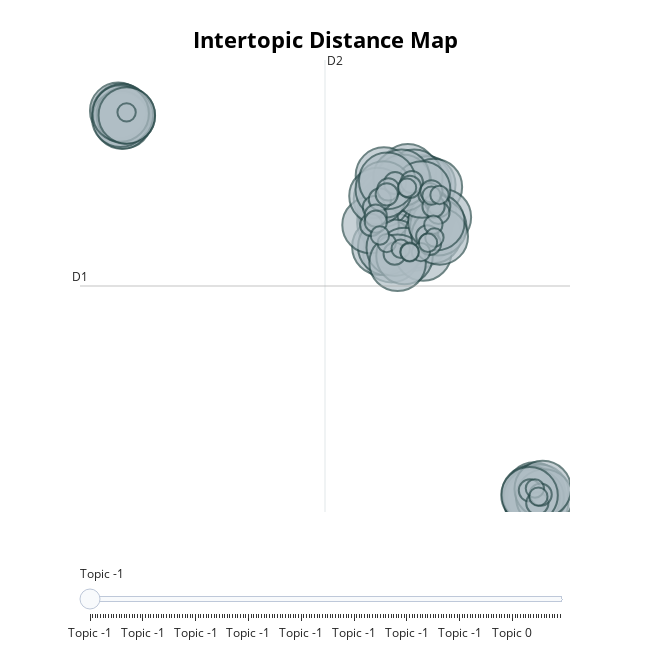

Here is the notebook cell this chart was saved with:
### Code cell
topic_model.visualize_topics(topics)

### Figure 1 — Plotly figure (JSON) as saved in the notebook; plotly's stock layout.template omitted (floating-point values rounded to 4 significant figures; data arrays with more than 128 entries replaced by an {"elided": "..."} marker saying what was removed)
{"data": [{"customdata": {"elided": "179x3 mixed values"}, "hovertemplate": "<b>Topic %{customdata[0]}</b><br>%{customdata[1]}<br>Size: %{customdata[2]}", "legendgroup": "", "marker": {"color": "#B0BEC5", "line": {"color": "DarkSlateGrey", "width": 2}, "size": {"elided": "179 int values"}, "sizemode": "area", "sizeref": 0.08875, "symbol": "circle"}, "mode": "markers", "name": "", "orientation": "v", "showlegend": false, "type": "scatter", "x": {"elided": "179 float values"}, "xaxis": "x", "y": {"elided": "179 float values"}, "yaxis": "y"}], "layout": {"annotations": [{"showarrow": false, "text": "D1", "x": -15.44, "y": 7.419, "yshift": 10}, {"showarrow": false, "text": "D2", "x": -2.534, "xshift": 10, "y": 17.66}], "height": 650, "hoverlabel": {"bgcolor": "white", "font": {"family": "Rockwell", "size": 16}}, "legend": {"itemsizing": "constant", "tracegroupgap": 0}, "margin": {"t": 60}, "shapes": [{"line": {"color": "#CFD8DC", "width": 2}, "type": "line", "x0": -2.534, "x1": -2.534, "y0": -2.826, "y1": 17.66}, {"line": {"color": "#9E9E9E", "width": 2}, "type": "line", "x0": -15.44, "x1": 10.37, "y0": 7.419, "y1": 7.419}], "sliders": [{"active": 0, "pad": {"t": 50}, "steps": [{"args": [{"marker.color": {"elided": "1x179 str values"}}], "label": "Topic -1", "method": "update"}, {"args": [{"marker.color": {"elided": "1x179 str values"}}], "label": "Topic -1", "method": "update"}, {"args": [{"marker.color": {"elided": "1x179 str values"}}], "label": "Topic -1", "method": "update"}, {"args": [{"marker.color": {"elided": "1x179 str values"}}], "label": "Topic -1", "method": "update"}, {"args": [{"marker.color": {"elided": "1x179 str values"}}], "label": "Topic -1", "method": "update"}, {"args": [{"marker.color": {"elided": "1x179 str values"}}], "label": "Topic -1", "method": "update"}, {"args": [{"marker.color": {"elided": "1x179 str values"}}], "label": "Topic -1", "method": "update"}, {"args": [{"marker.color": {"elided": "1x179 str values"}}], "label": "Topic -1", "method": "update"}, {"args": [{"marker.color": {"elided": "1x179 str values"}}], "label": "Topic -1", "method": "update"}, {"args": [{"marker.color": {"elided": "1x179 str values"}}], "label": "Topic -1", "method": "update"}, {"args": [{"marker.color": {"elided": "1x179 str values"}}], "label": "Topic -1", "method": "update"}, {"args": [{"marker.color": {"elided": "1x179 str values"}}], "label": "Topic -1", "method": "update"}, {"args": [{"marker.color": {"elided": "1x179 str values"}}], "label": "Topic -1", "method": "update"}, {"args": [{"marker.color": {"elided": "1x179 str values"}}], "label": "Topic -1", "method": "update"}, {"args": [{"marker.color": {"elided": "1x179 str values"}}], "label": "Topic -1", "method": "update"}, {"args": [{"marker.color": {"elided": "1x179 str values"}}], "label": "Topic -1", "method": "update"}, {"args": [{"marker.color": {"elided": "1x179 str values"}}], "label": "Topic -1", "method": "update"}, {"args": [{"marker.color": {"elided": "1x179 str values"}}], "label": "Topic -1", "method": "update"}, {"args": [{"marker.color": {"elided": "1x179 str values"}}], "label": "Topic -1", "method": "update"}, {"args": [{"marker.color": {"elided": "1x179 str values"}}], "label": "Topic -1", "method": "update"}, {"args": [{"marker.color": {"elided": "1x179 str values"}}], "label": "Topic -1", "method": "update"}, {"args": [{"marker.color": {"elided": "1x179 str values"}}], "label": "Topic -1", "method": "update"}, {"args": [{"marker.color": {"elided": "1x179 str values"}}], "label": "Topic -1", "method": "update"}, {"args": [{"marker.color": {"elided": "1x179 str values"}}], "label": "Topic -1", "method": "update"}, {"args": [{"marker.color": {"elided": "1x179 str values"}}], "label": "Topic -1", "method": "update"}, {"args": [{"marker.color": {"elided": "1x179 str values"}}], "label": "Topic -1", "method": "update"}, {"args": [{"marker.color": {"elided": "1x179 str values"}}], "label": "Topic -1", "method": "update"}, {"args": [{"marker.color": {"elided": "1x179 str values"}}], "label": "Topic -1", "method": "update"}, {"args": [{"marker.color": {"elided": "1x179 str values"}}], "label": "Topic -1", "method": "update"}, {"args": [{"marker.color": {"elided": "1x179 str values"}}], "label": "Topic -1", "method": "update"}, {"args": [{"marker.color": {"elided": "1x179 str values"}}], "label": "Topic -1", "method": "update"}, {"args": [{"marker.color": {"elided": "1x179 str values"}}], "label": "Topic -1", "method": "update"}, {"args": [{"marker.color": {"elided": "1x179 str values"}}], "label": "Topic -1", "method": "update"}, {"args": [{"marker.color": {"elided": "1x179 str values"}}], "label": "Topic -1", "method": "update"}, {"args": [{"marker.color": {"elided": "1x179 str values"}}], "label": "Topic -1", "method": "update"}, {"args": [{"marker.color": {"elided": "1x179 str values"}}], "label": "Topic -1", "method": "update"}, {"args": [{"marker.color": {"elided": "1x179 str values"}}], "label": "Topic -1", "method": "update"}, {"args": [{"marker.color": {"elided": "1x179 str values"}}], "label": "Topic -1", "method": "update"}, {"args": [{"marker.color": {"elided": "1x179 str values"}}], "label": "Topic -1", "method": "update"}, {"args": [{"marker.color": {"elided": "1x179 str values"}}], "label": "Topic -1", "method": "update"}, {"args": [{"marker.color": {"elided": "1x179 str values"}}], "label": "Topic -1", "method": "update"}, {"args": [{"marker.color": {"elided": "1x179 str values"}}], "label": "Topic -1", "method": "update"}, {"args": [{"marker.color": {"elided": "1x179 str values"}}], "label": "Topic -1", "method": "update"}, {"args": [{"marker.color": {"elided": "1x179 str values"}}], "label": "Topic -1", "method": "update"}, {"args": [{"marker.color": {"elided": "1x179 str values"}}], "label": "Topic -1", "method": "update"}, {"args": [{"marker.color": {"elided": "1x179 str values"}}], "label": "Topic -1", "method": "update"}, {"args": [{"marker.color": {"elided": "1x179 str values"}}], "label": "Topic -1", "method": "update"}, {"args": [{"marker.color": {"elided": "1x179 str values"}}], "label": "Topic -1", "method": "update"}, {"args": [{"marker.color": {"elided": "1x179 str values"}}], "label": "Topic -1", "method": "update"}, {"args": [{"marker.color": {"elided": "1x179 str values"}}], "label": "Topic -1", "method": "update"}, {"args": [{"marker.color": {"elided": "1x179 str values"}}], "label": "Topic -1", "method": "update"}, {"args": [{"marker.color": {"elided": "1x179 str values"}}], "label": "Topic -1", "method": "update"}, {"args": [{"marker.color": {"elided": "1x179 str values"}}], "label": "Topic -1", "method": "update"}, {"args": [{"marker.color": {"elided": "1x179 str values"}}], "label": "Topic -1", "method": "update"}, {"args": [{"marker.color": {"elided": "1x179 str values"}}], "label": "Topic -1", "method": "update"}, {"args": [{"marker.color": {"elided": "1x179 str values"}}], "label": "Topic -1", "method": "update"}, {"args": [{"marker.color": {"elided": "1x179 str values"}}], "label": "Topic -1", "method": "update"}, {"args": [{"marker.color": {"elided": "1x179 str values"}}], "label": "Topic -1", "method": "update"}, {"args": [{"marker.color": {"elided": "1x179 str values"}}], "label": "Topic -1", "method": "update"}, {"args": [{"marker.color": {"elided": "1x179 str values"}}], "label": "Topic -1", "method": "update"}, {"args": [{"marker.color": {"elided": "1x179 str values"}}], "label": "Topic -1", "method": "update"}, {"args": [{"marker.color": {"elided": "1x179 str values"}}], "label": "Topic -1", "method": "update"}, {"args": [{"marker.color": {"elided": "1x179 str values"}}], "label": "Topic -1", "method": "update"}, {"args": [{"marker.color": {"elided": "1x179 str values"}}], "label": "Topic -1", "method": "update"}, {"args": [{"marker.color": {"elided": "1x179 str values"}}], "label": "Topic -1", "method": "update"}, {"args": [{"marker.color": {"elided": "1x179 str values"}}], "label": "Topic -1", "method": "update"}, {"args": [{"marker.color": {"elided": "1x179 str values"}}], "label": "Topic -1", "method": "update"}, {"args": [{"marker.color": {"elided": "1x179 str values"}}], "label": "Topic -1", "method": "update"}, {"args": [{"marker.color": {"elided": "1x179 str values"}}], "label": "Topic -1", "method": "update"}, {"args": [{"marker.color": {"elided": "1x179 str values"}}], "label": "Topic -1", "method": "update"}, {"args": [{"marker.color": {"elided": "1x179 str values"}}], "label": "Topic -1", "method": "update"}, {"args": [{"marker.color": {"elided": "1x179 str values"}}], "label": "Topic -1", "method": "update"}, {"args": [{"marker.color": {"elided": "1x179 str values"}}], "label": "Topic -1", "method": "update"}, {"args": [{"marker.color": {"elided": "1x179 str values"}}], "label": "Topic -1", "method": "update"}, {"args": [{"marker.color": {"elided": "1x179 str values"}}], "label": "Topic -1", "method": "update"}, {"args": [{"marker.color": {"elided": "1x179 str values"}}], "label": "Topic -1", "method": "update"}, {"args": [{"marker.color": {"elided": "1x179 str values"}}], "label": "Topic -1", "method": "update"}, {"args": [{"marker.color": {"elided": "1x179 str values"}}], "label": "Topic -1", "method": "update"}, {"args": [{"marker.color": {"elided": "1x179 str values"}}], "label": "Topic -1", "method": "update"}, {"args": [{"marker.color": {"elided": "1x179 str values"}}], "label": "Topic -1", "method": "update"}, {"args": [{"marker.color": {"elided": "1x179 str values"}}], "label": "Topic -1", "method": "update"}, {"args": [{"marker.color": {"elided": "1x179 str values"}}], "label": "Topic -1", "method": "update"}, {"args": [{"marker.color": {"elided": "1x179 str values"}}], "label": "Topic -1", "method": "update"}, {"args": [{"marker.color": {"elided": "1x179 str values"}}], "label": "Topic -1", "method": "update"}, {"args": [{"marker.color": {"elided": "1x179 str values"}}], "label": "Topic -1", "method": "update"}, {"args": [{"marker.color": {"elided": "1x179 str values"}}], "label": "Topic -1", "method": "update"}, {"args": [{"marker.color": {"elided": "1x179 str values"}}], "label": "Topic -1", "method": "update"}, {"args": [{"marker.color": {"elided": "1x179 str values"}}], "label": "Topic -1", "method": "update"}, {"args": [{"marker.color": {"elided": "1x179 str values"}}], "label": "Topic -1", "method": "update"}, {"args": [{"marker.color": {"elided": "1x179 str values"}}], "label": "Topic -1", "method": "update"}, {"args": [{"marker.color": {"elided": "1x179 str values"}}], "label": "Topic -1", "method": "update"}, {"args": [{"marker.color": {"elided": "1x179 str values"}}], "label": "Topic -1", "method": "update"}, {"args": [{"marker.color": {"elided": "1x179 str values"}}], "label": "Topic -1", "method": "update"}, {"args": [{"marker.color": {"elided": "1x179 str values"}}], "label": "Topic -1", "method": "update"}, {"args": [{"marker.color": {"elided": "1x179 str values"}}], "label": "Topic -1", "method": "update"}, {"args": [{"marker.color": {"elided": "1x179 str values"}}], "label": "Topic -1", "method": "update"}, {"args": [{"marker.color": {"elided": "1x179 str values"}}], "label": "Topic -1", "method": "update"}, {"args": [{"marker.color": {"elided": "1x179 str values"}}], "label": "Topic -1", "method": "update"}, {"args": [{"marker.color": {"elided": "1x179 str values"}}], "label": "Topic -1", "method": "update"}, {"args": [{"marker.color": {"elided": "1x179 str values"}}], "label": "Topic -1", "method": "update"}, {"args": [{"marker.color": {"elided": "1x179 str values"}}], "label": "Topic -1", "method": "update"}, {"args": [{"marker.color": {"elided": "1x179 str values"}}], "label": "Topic -1", "method": "update"}, {"args": [{"marker.color": {"elided": "1x179 str values"}}], "label": "Topic -1", "method": "update"}, {"args": [{"marker.color": {"elided": "1x179 str values"}}], "label": "Topic -1", "method": "update"}, {"args": [{"marker.color": {"elided": "1x179 str values"}}], "label": "Topic -1", "method": "update"}, {"args": [{"marker.color": {"elided": "1x179 str values"}}], "label": "Topic -1", "method": "update"}, {"args": [{"marker.color": {"elided": "1x179 str values"}}], "label": "Topic -1", "method": "update"}, {"args": [{"marker.color": {"elided": "1x179 str values"}}], "label": "Topic -1", "method": "update"}, {"args": [{"marker.color": {"elided": "1x179 str values"}}], "label": "Topic -1", "method": "update"}, {"args": [{"marker.color": {"elided": "1x179 str values"}}], "label": "Topic -1", "method": "update"}, {"args": [{"marker.color": {"elided": "1x179 str values"}}], "label": "Topic -1", "method": "update"}, {"args": [{"marker.color": {"elided": "1x179 str values"}}], "label": "Topic -1", "method": "update"}, {"args": [{"marker.color": {"elided": "1x179 str values"}}], "label": "Topic -1", "method": "update"}, {"args": [{"marker.color": {"elided": "1x179 str values"}}], "label": "Topic -1", "method": "update"}, {"args": [{"marker.color": {"elided": "1x179 str values"}}], "label": "Topic -1", "method": "update"}, {"args": [{"marker.color": {"elided": "1x179 str values"}}], "label": "Topic -1", "method": "update"}, {"args": [{"marker.color": {"elided": "1x179 str values"}}], "label": "Topic -1", "method": "update"}, {"args": [{"marker.color": {"elided": "1x179 str values"}}], "label": "Topic -1", "method": "update"}, {"args": [{"marker.color": {"elided": "1x179 str values"}}], "label": "Topic -1", "method": "update"}, {"args": [{"marker.color": {"elided": "1x179 str values"}}], "label": "Topic -1", "method": "update"}, {"args": [{"marker.color": {"elided": "1x179 str values"}}], "label": "Topic -1", "method": "update"}, {"args": [{"marker.color": {"elided": "1x179 str values"}}], "label": "Topic -1", "method": "update"}, {"args": [{"marker.color": {"elided": "1x179 str values"}}], "label": "Topic -1", "method": "update"}, {"args": [{"marker.color": {"elided": "1x179 str values"}}], "label": "Topic -1", "method": "update"}, {"args": [{"marker.color": {"elided": "1x179 str values"}}], "label": "Topic -1", "method": "update"}, {"args": [{"marker.color": {"elided": "1x179 str values"}}], "label": "Topic -1", "method": "update"}, {"args": [{"marker.color": {"elided": "1x179 str values"}}], "label": "Topic -1", "method": "update"}, {"args": [{"marker.color": {"elided": "1x179 str values"}}], "label": "Topic -1", "method": "update"}, {"args": [{"marker.color": {"elided": "1x179 str values"}}], "label": "Topic -1", "method": "update"}, {"args": [{"marker.color": {"elided": "1x179 str values"}}], "label": "Topic -1", "method": "update"}, {"args": [{"marker.color": {"elided": "1x179 str values"}}], "label": "Topic -1", "method": "update"}, {"args": [{"marker.color": {"elided": "1x179 str values"}}], "label": "Topic -1", "method": "update"}, {"args": [{"marker.color": {"elided": "1x179 str values"}}], "label": "Topic -1", "method": "update"}, {"args": [{"marker.color": {"elided": "1x179 str values"}}], "label": "Topic -1", "method": "update"}, {"args": [{"marker.color": {"elided": "1x179 str values"}}], "label": "Topic -1", "method": "update"}, {"args": [{"marker.color": {"elided": "1x179 str values"}}], "label": "Topic -1", "method": "update"}, {"args": [{"marker.color": {"elided": "1x179 str values"}}], "label": "Topic -1", "method": "update"}, {"args": [{"marker.color": {"elided": "1x179 str values"}}], "label": "Topic -1", "method": "update"}, {"args": [{"marker.color": {"elided": "1x179 str values"}}], "label": "Topic -1", "method": "update"}, {"args": [{"marker.color": {"elided": "1x179 str values"}}], "label": "Topic -1", "method": "update"}, {"args": [{"marker.color": {"elided": "1x179 str values"}}], "label": "Topic -1", "method": "update"}, {"args": [{"marker.color": {"elided": "1x179 str values"}}], "label": "Topic -1", "method": "update"}, {"args": [{"marker.color": {"elided": "1x179 str values"}}], "label": "Topic 0", "method": "update"}, {"args": [{"marker.color": {"elided": "1x179 str values"}}], "label": "Topic 0", "method": "update"}, {"args": [{"marker.color": {"elided": "1x179 str values"}}], "label": "Topic 0", "method": "update"}, {"args": [{"marker.color": {"elided": "1x179 str values"}}], "label": "Topic 0", "method": "update"}, {"args": [{"marker.color": {"elided": "1x179 str values"}}], "label": "Topic 0", "method": "update"}, {"args": [{"marker.color": {"elided": "1x179 str values"}}], "label": "Topic 0", "method": "update"}, {"args": [{"marker.color": {"elided": "1x179 str values"}}], "label": "Topic 0", "method": "update"}, {"args": [{"marker.color": {"elided": "1x179 str values"}}], "label": "Topic 0", "method": "update"}, {"args": [{"marker.color": {"elided": "1x179 str values"}}], "label": "Topic 0", "method": "update"}, {"args": [{"marker.color": {"elided": "1x179 str values"}}], "label": "Topic 0", "method": "update"}, {"args": [{"marker.color": {"elided": "1x179 str values"}}], "label": "Topic 0", "method": "update"}, {"args": [{"marker.color": {"elided": "1x179 str values"}}], "label": "Topic 0", "method": "update"}, {"args": [{"marker.color": {"elided": "1x179 str values"}}], "label": "Topic 0", "method": "update"}, {"args": [{"marker.color": {"elided": "1x179 str values"}}], "label": "Topic 0", "method": "update"}, {"args": [{"marker.color": {"elided": "1x179 str values"}}], "label": "Topic 0", "method": "update"}, {"args": [{"marker.color": {"elided": "1x179 str values"}}], "label": "Topic 0", "method": "update"}, {"args": [{"marker.color": {"elided": "1x179 str values"}}], "label": "Topic 0", "method": "update"}, {"args": [{"marker.color": {"elided": "1x179 str values"}}], "label": "Topic 0", "method": "update"}, {"args": [{"marker.color": {"elided": "1x179 str values"}}], "label": "Topic 0", "method": "update"}, {"args": [{"marker.color": {"elided": "1x179 str values"}}], "label": "Topic 0", "method": "update"}, {"args": [{"marker.color": {"elided": "1x179 str values"}}], "label": "Topic 0", "method": "update"}, {"args": [{"marker.color": {"elided": "1x179 str values"}}], "label": "Topic 0", "method": "update"}, {"args": [{"marker.color": {"elided": "1x179 str values"}}], "label": "Topic 1", "method": "update"}, {"args": [{"marker.color": {"elided": "1x179 str values"}}], "label": "Topic 1", "method": "update"}, {"args": [{"marker.color": {"elided": "1x179 str values"}}], "label": "Topic 1", "method": "update"}, {"args": [{"marker.color": {"elided": "1x179 str values"}}], "label": "Topic 1", "method": "update"}, {"args": [{"marker.color": {"elided": "1x179 str values"}}], "label": "Topic 1", "method": "update"}, {"args": [{"marker.color": {"elided": "1x179 str values"}}], "label": "Topic 1", "method": "update"}, {"args": [{"marker.color": {"elided": "1x179 str values"}}], "label": "Topic 1", "method": "update"}, {"args": [{"marker.color": {"elided": "1x179 str values"}}], "label": "Topic 1", "method": "update"}, {"args": [{"marker.color": {"elided": "1x179 str values"}}], "label": "Topic 1", "method": "update"}, {"args": [{"marker.color": {"elided": "1x179 str values"}}], "label": "Topic 1", "method": "update"}, {"args": [{"marker.color": {"elided": "1x179 str values"}}], "label": "Topic 1", "method": "update"}, {"args": [{"marker.color": {"elided": "1x179 str values"}}], "label": "Topic 1", "method": "update"}, {"args": [{"marker.color": {"elided": "1x179 str values"}}], "label": "Topic 1", "method": "update"}, {"args": [{"marker.color": {"elided": "1x179 str values"}}], "label": "Topic 1", "method": "update"}, {"args": [{"marker.color": {"elided": "1x179 str values"}}], "label": "Topic 1", "method": "update"}]}], "title": {"font": {"color": "Black", "size": 22}, "text": "<b>Intertopic Distance Map</b>", "x": 0.5, "xanchor": "center", "y": 0.95, "yanchor": "top"}, "width": 650, "xaxis": {"anchor": "y", "domain": [0, 1], "range": [-15.44, 10.37], "title": {"text": ""}, "visible": false}, "yaxis": {"anchor": "x", "domain": [0, 1], "range": [-2.826, 17.66], "title": {"text": ""}, "visible": false}}}
